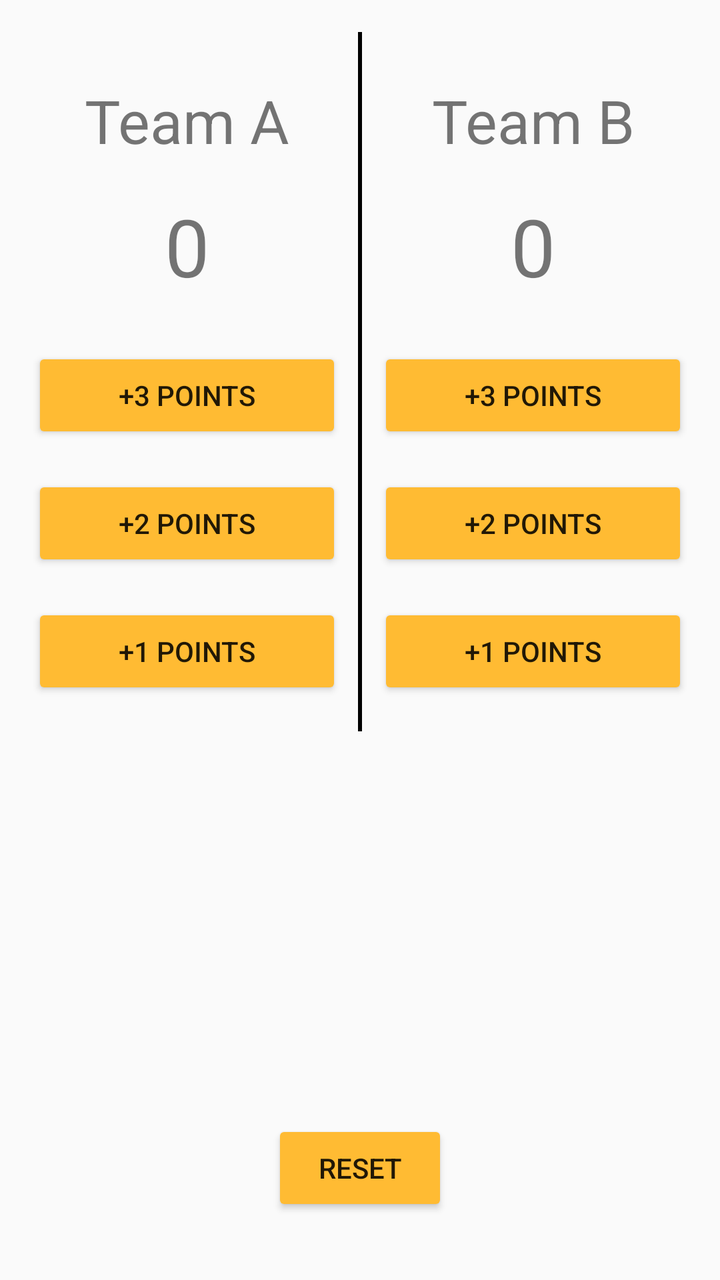
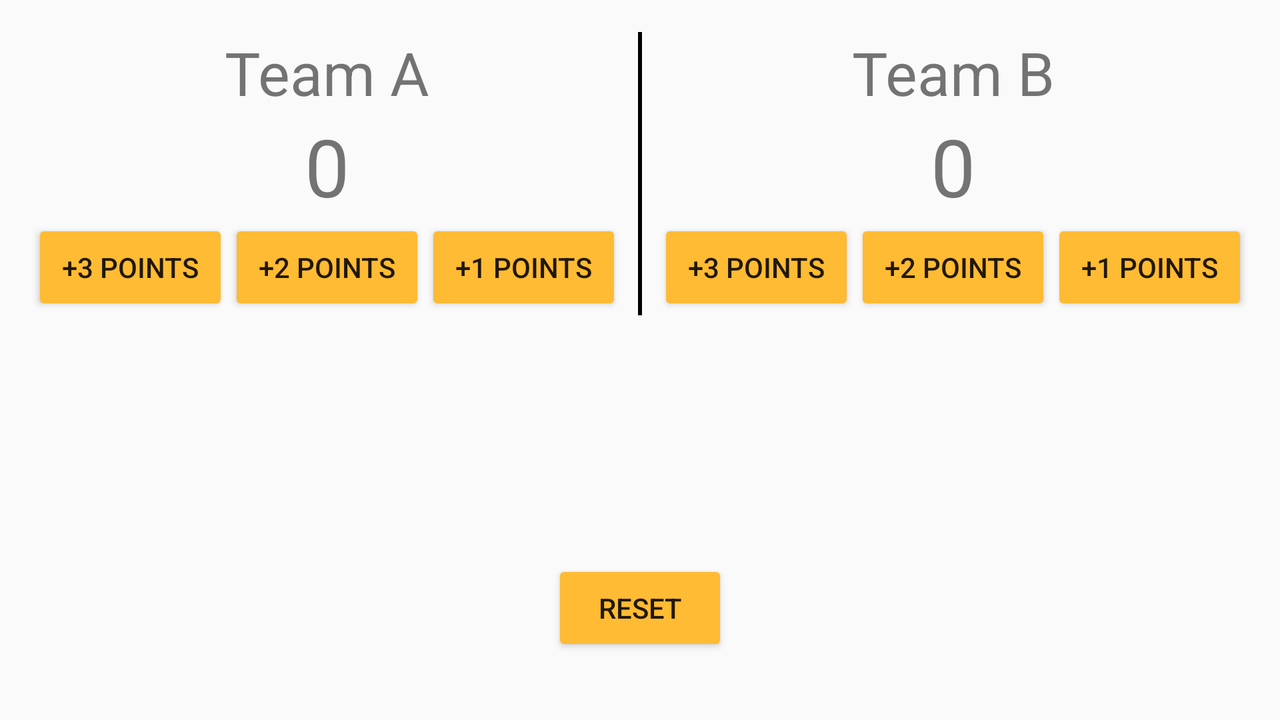

An Android layout and its configuration variant, each rendered on a device that would load it. The default file and the variant file are quoted in full after the pictures.
<!-- AndroidManifest.xml: application theme AppTheme -->
<!-- res/layout/activity_score.xml -->
<?xml version="1.0" encoding="utf-8"?>
<RelativeLayout xmlns:android="http://schemas.android.com/apk/res/android"
    xmlns:app="http://schemas.android.com/apk/res-auto"
    xmlns:tools="http://schemas.android.com/tools"
    android:id="@+id/activity_score"
    android:layout_width="match_parent"
    android:layout_height="match_parent"
    android:orientation="vertical"
    android:paddingLeft="16dp"
    android:paddingTop="16dp"
    android:paddingRight="16dp"
    android:paddingBottom="16dp"
    tools:context=".Score">

    <LinearLayout
        android:layout_width="match_parent"
        android:layout_height="wrap_content"
        android:orientation="horizontal">

        <LinearLayout
            android:layout_width="0dp"
            android:layout_height="wrap_content"
            android:layout_weight="1"
            android:orientation="vertical">

            <TextView
                android:id="@+id/teamA"
                android:layout_width="match_parent"
                android:layout_height="wrap_content"
                android:layout_marginTop="24dp"
                android:layout_marginBottom="16dp"
                android:gravity="center"
                android:text="Team A"
                android:textSize="30sp" />

            <TextView
                android:id="@+id/scoreA"
                android:layout_width="match_parent"
                android:layout_height="wrap_content"
                android:layout_marginBottom="24dp"
                android:gravity="center"
                android:text="0"
                android:textSize="40sp" />

            <Button
                android:id="@+id/btn_1"
                android:layout_width="match_parent"
                android:layout_height="wrap_content"
                android:layout_marginBottom="16dp"
                android:text="+3 points" />

            <Button
                android:id="@+id/btn_2"
                android:layout_width="match_parent"
                android:layout_height="wrap_content"
                android:layout_marginBottom="16dp"
                android:text="+2 points" />

            <Button
                android:id="@+id/btn_3"
                android:layout_width="match_parent"
                android:layout_height="wrap_content"
                android:layout_marginBottom="16dp"
                android:text="+1 points" />
        </LinearLayout>

        <TextView
            android:layout_width="2dp"
            android:layout_height="match_parent"
            android:layout_marginLeft="8dp"
            android:layout_marginRight="8dp"
            android:background="@android:color/background_dark" />

        <LinearLayout
            android:layout_width="0dp"
            android:layout_height="wrap_content"
            android:layout_weight="1"
            android:orientation="vertical">

            <TextView
                android:id="@+id/teamB"
                android:layout_width="match_parent"
                android:layout_height="wrap_content"
                android:layout_marginTop="24dp"
                android:layout_marginBottom="16dp"
                android:gravity="center"
                android:text="Team B"
                android:textSize="30sp" />

            <TextView
                android:id="@+id/scoreB"
                android:layout_width="match_parent"
                android:layout_height="wrap_content"
                android:layout_marginBottom="24dp"
                android:gravity="center"
                android:text="0"
                android:textSize="40sp" />

            <Button
                android:id="@+id/btn_B1"
                android:layout_width="match_parent"
                android:layout_height="wrap_content"
                android:layout_marginBottom="16dp"
                android:text="+3 points" />

            <Button
                android:id="@+id/btn_B2"
                android:layout_width="match_parent"
                android:layout_height="wrap_content"
                android:layout_marginBottom="16dp"
                android:text="+2 points" />

            <Button
                android:id="@+id/btn_B3"
                android:layout_width="match_parent"
                android:layout_height="wrap_content"
                android:layout_marginBottom="16dp"
                android:text="+1 points" />


        </LinearLayout>

    </LinearLayout>

    <Button
        android:id="@+id/btn_reset"
        android:layout_width="wrap_content"
        android:layout_height="wrap_content"
        android:layout_alignParentBottom="true"
        android:layout_centerHorizontal="true"
        android:layout_marginBottom="16dp"
        android:text="reset" />

</RelativeLayout>
<!-- resources referenced by this layout -->
<resources>
  <style name="AppTheme" parent="Theme.AppCompat.Light.DarkActionBar">
          
          <item name="colorPrimary">@color/colorPrimary</item>
          <item name="colorPrimaryDark">@color/colorPrimaryDark</item>
          <item name="colorAccent">@color/colorAccent</item>
          <item name="colorButtonNormal">@android:color/holo_orange_light</item>
      </style>
</resources>
<!-- res/layout-land/activity_score.xml (the repository's variant of the layout above) -->
<!-- drawn on the phone turned sideways -->
<?xml version="1.0" encoding="utf-8"?>
<RelativeLayout xmlns:android="http://schemas.android.com/apk/res/android"
    xmlns:tools="http://schemas.android.com/tools"
    android:id="@+id/activity_score"
    android:layout_width="match_parent"
    android:layout_height="match_parent"
    android:orientation="vertical"
    android:paddingLeft="16dp"
    android:paddingTop="16dp"
    android:paddingRight="16dp"
    android:paddingBottom="16dp"
    tools:context=".Score">

    <LinearLayout
        android:layout_width="match_parent"
        android:layout_height="wrap_content"
        android:orientation="horizontal">

        <LinearLayout
            android:layout_width="0dp"
            android:layout_height="wrap_content"
            android:layout_weight="1"
            android:orientation="vertical">

            <TextView
                android:id="@+id/teamA"
                android:layout_width="match_parent"
                android:layout_height="wrap_content"
                android:gravity="center"
                android:text="Team A"
                android:textSize="30sp" />

            <TextView
                android:id="@+id/scoreA"
                android:layout_width="match_parent"
                android:layout_height="wrap_content"
                android:gravity="center"
                android:text="0"
                android:textSize="40sp" />

            <LinearLayout
                android:layout_width="match_parent"
                android:layout_height="match_parent"
                android:orientation="horizontal">

                <Button
                    android:id="@+id/btn_1"
                    android:layout_width="wrap_content"
                    android:layout_height="match_parent"
                    android:layout_weight="1"
                    android:text="+3 points" />

                <Button
                    android:id="@+id/btn_2"
                    android:layout_width="wrap_content"
                    android:layout_height="match_parent"
                    android:layout_weight="1"
                    android:text="+2 points" />

                <Button
                    android:id="@+id/btn_3"
                    android:layout_width="wrap_content"
                    android:layout_height="match_parent"
                    android:layout_weight="1"
                    android:text="+1 points" />
            </LinearLayout>

        </LinearLayout>

        <TextView
            android:layout_width="2dp"
            android:layout_height="match_parent"
            android:layout_marginLeft="8dp"
            android:layout_marginRight="8dp"
            android:background="@android:color/background_dark" />

        <LinearLayout
            android:layout_width="0dp"
            android:layout_height="wrap_content"
            android:layout_weight="1"
            android:orientation="vertical">

            <TextView
                android:id="@+id/teamB"
                android:layout_width="match_parent"
                android:layout_height="wrap_content"
                android:gravity="center"
                android:text="Team B"
                android:textSize="30sp" />

            <TextView
                android:id="@+id/scoreB"
                android:layout_width="match_parent"
                android:layout_height="wrap_content"
                android:gravity="center"
                android:text="0"
                android:textSize="40sp" />

            <LinearLayout
                android:layout_width="match_parent"
                android:layout_height="match_parent"
                android:orientation="horizontal">

                <Button
                    android:id="@+id/btn_B1"
                    android:layout_width="wrap_content"
                    android:layout_height="match_parent"
                    android:layout_weight="1"
                    android:text="+3 points" />

                <Button
                    android:id="@+id/btn_B2"
                    android:layout_width="wrap_content"
                    android:layout_height="match_parent"
                    android:layout_weight="1"
                    android:text="+2 points" />

                <Button
                    android:id="@+id/btn_B3"
                    android:layout_width="wrap_content"
                    android:layout_height="match_parent"
                    android:layout_weight="1"
                    android:text="+1 points" />
            </LinearLayout>


        </LinearLayout>

    </LinearLayout>

    <Button
        android:id="@+id/btn_reset"
        android:layout_width="wrap_content"
        android:layout_height="wrap_content"
        android:layout_alignParentBottom="true"
        android:layout_centerHorizontal="true"
        android:layout_marginBottom="16dp"
        android:text="reset" />

</RelativeLayout>
